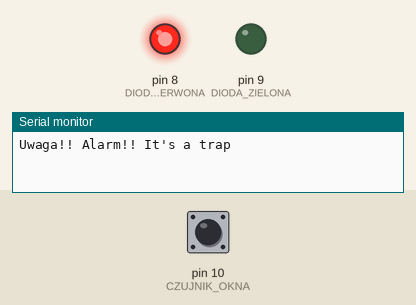
A sketch run on a simulated Arduino Uno, built with avr-gcc and run on an emulated ATmega328P. On the bench: output pins drawn as LEDs (lit = HIGH), the last lines printed to the serial monitor. The test bench sets the inputs (shaded band); at power-on: pin 10 (CZUJNIK_OKNA) HIGH.

Above: at 1.2 s.
1.3 s: pin 10 (CZUJNIK_OKNA) pulled LOW for 0.15 s
At 1.37 s:
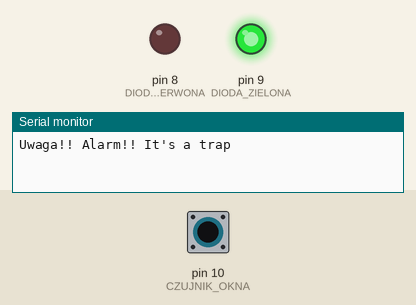
2.9 s: pin 10 (CZUJNIK_OKNA) pulled LOW for 3.2 s
At 7.3 s:
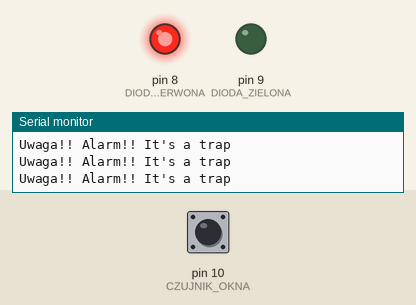
Timing chart, 0 to 8.8 s (numbered marks = the images above; inputs shaded):
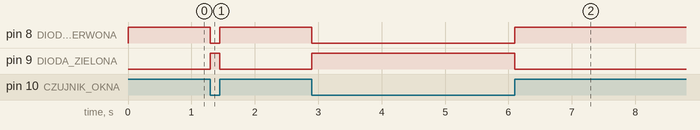

Measured:
- after the input at 1.3 s, pin 8 (DIODA_CZERWONA): HIGH → LOW at once, → HIGH 0.15 s later; pin 9 (DIODA_ZIELONA): LOW → HIGH at once, → LOW 0.15 s later
- after the input at 2.9 s, pin 8 (DIODA_CZERWONA): HIGH → LOW at once, → HIGH 3.2 s later; pin 9 (DIODA_ZIELONA): LOW → HIGH at once, → LOW 3.2 s later

The sketch:

pr_ba_1.ino
```cpp
#define DIODA_CZERWONA 8
#define DIODA_ZIELONA 9
#define CZUJNIK_OKNA 10

void setup()
{
  Serial.begin(9600);

  pinMode(DIODA_CZERWONA, OUTPUT);
  pinMode(DIODA_ZIELONA, OUTPUT);
  pinMode(CZUJNIK_OKNA, INPUT_PULLUP);

  digitalWrite(DIODA_CZERWONA, LOW);
  digitalWrite(DIODA_ZIELONA, LOW);
}//działa

void loop()
{
  if(digitalRead(CZUJNIK_OKNA) == LOW){
    digitalWrite(DIODA_ZIELONA, HIGH);
    digitalWrite(DIODA_CZERWONA, LOW);
  }
  else{
    digitalWrite(DIODA_ZIELONA, LOW);
    digitalWrite(DIODA_CZERWONA, HIGH);
    Serial.println("Uwaga!! Alarm!! It's a trap");

    while (digitalRead(CZUJNIK_OKNA) == HIGH){
      delay(25);
    }
  }
}
```
